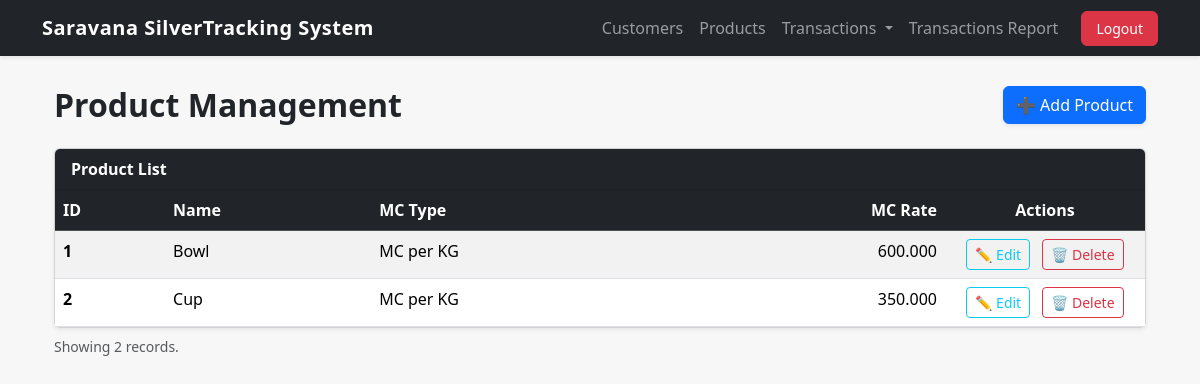
Screenshot of /products/ (signed in) with the database file from the repository.
### products/models.py (models this page shows, shortened)
class Product(models.Model):
    name = models.CharField(max_length=255)
    MC_CHOICES = [
        ('per_gram', 'MC per Gram'),
        ('per_kg', 'MC per KG'),
    ]
    mc_type = models.CharField(
        max_length=20,
        choices=MC_CHOICES,
        default='per_kg'
    )
    mc_rate = models.FloatField()   # rate per gram or per kg based on choice

### products/views.py (the view)
# urls.py: path('', views.product_list, name='product_list'),       # List all products
def product_list(request):
    products = Product.objects.all()
    return render(request, 'products/product_list.html', {'products': products})

### templates/products/product_list.html (shortened to what this page needs)
{% extends "base.html" %}
{% load static %}
{% block content %}
<div class="container mt-4">
    <div class="d-flex justify-content-between align-items-center mb-4">
        <h2 class="fw-bold mb-0">Product Management</h2>
        <a href="{% url 'products:product_add' %}" class="btn btn-primary shadow-sm">
            ➕ Add Product
        </a>
    </div>
    <div class="card shadow-sm">
        <div class="card-header bg-dark text-white">
            <strong>Product List</strong>
        </div>
        <div class="card-body p-0">
            <div class="table-responsive">
                <table class="table table-striped table-hover mb-0">
                    <thead class="table-dark">
                        <tr>
                            <th>ID</th>
                            <th>Name</th>
                            <th>MC Type</th>
                            <th class="text-end">MC Rate</th>
                            <th class="text-center">Actions</th>
                        </tr>
                    </thead>
                    <tbody>
                        {% for p in products %}
                        <tr>
                            <td><strong>{{ p.id }}</strong></td>
                            <td>{{ p.name }}</td>
                            <td>{{ p.get_mc_type_display }}</td>
                            <td class="text-end">
                                {{ p.mc_rate|floatformat:3 }}
                            </td>
                            <td class="text-center" style="width: 200px;">
                                <a href="{% url 'products:product_update' p.id %}"
                                   class="btn btn-outline-info btn-sm me-2">
                                    ✏️ Edit
                                </a>
                                <a href="{% url 'products:product_delete' p.id %}"
                                   class="btn btn-outline-danger btn-sm"
                                   onclick="return confirm('Delete this product?');">
                                    🗑️ Delete
                                </a>
                            </td>
                        </tr>
                        {% endfor %}
                    </tbody>
                </table>
            </div>
        </div>
    </div>
    <small class="text-muted mt-2 d-block">
        Showing {{ products|length }} records.
    </small>
</div>
{% endblock %}

### templates/base.html (style rules this page uses)
body { background-color: #f7f7f7; }

### rows the page displays
Product: id "1", name "Bowl", mc_type "MC per KG", mc_rate "600.000"
Product: id "2", name "Cup", mc_type "MC per KG", mc_rate "350.000"

### other values shown
{{ products|length }} "2"
